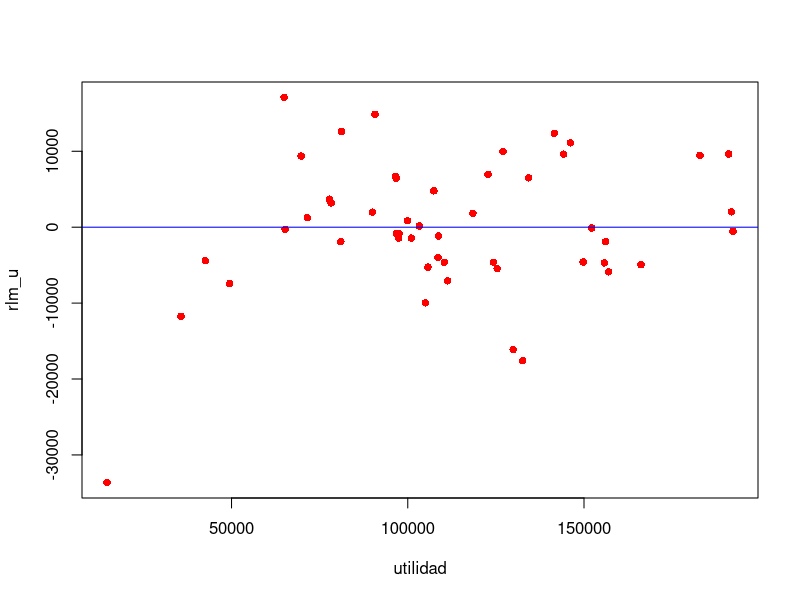
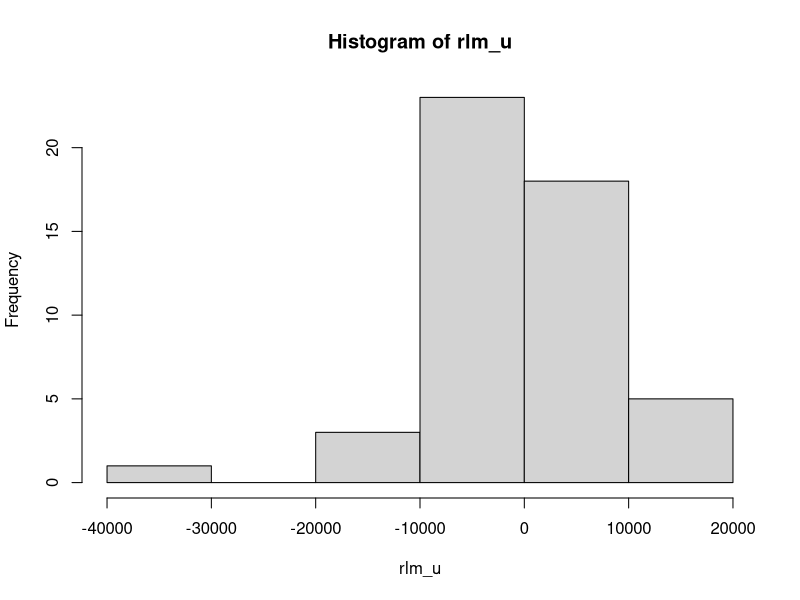

Recreate these plots in R, in order.
## ---- chunk 1
knitr::opts_chunk$set(echo = TRUE)
## ---- chunk 2
# Carga de datos
dataset <- read.csv("Empresas.csv")
head(dataset)

utilidad <- dataset$Utilidades

inves <- dataset$Investigacion_y_Desarrollo
admin <- dataset$Administracion
marketing <- dataset$Marketing
## ---- chunk 3
modeloprueba <- lm(utilidad ~ inves + admin + marketing, data = dataset)
modelo <- lm(utilidad ~ inves + marketing, data = dataset)
summary(modeloprueba)
summary(modelo)
## ---- chunk 4
rlm_u <- residuals(modelo)
plot(utilidad,rlm_u, pch=16, col="red")
abline(h=0, col="blue")
hist(rlm_u)
summary(modelo)
